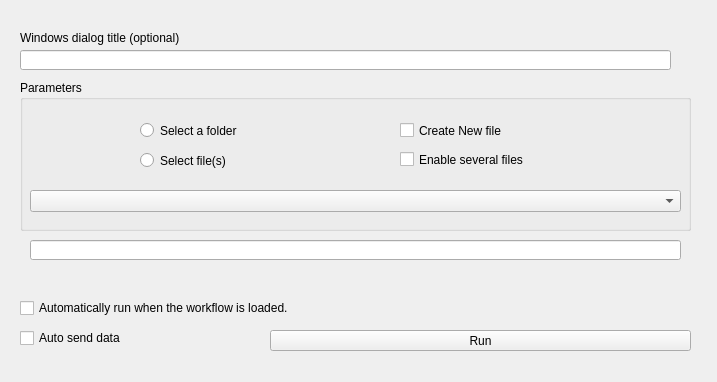
<?xml version="1.0" encoding="UTF-8"?>
<ui version="4.0">
 <class>Form</class>
 <widget class="QWidget" name="Form">
  <property name="geometry">
   <rect>
    <x>0</x>
    <y>0</y>
    <width>717</width>
    <height>382</height>
   </rect>
  </property>
  <property name="windowTitle">
   <string>Form</string>
  </property>
  <widget class="QPushButton" name="pushButton">
   <property name="geometry">
    <rect>
     <x>270</x>
     <y>330</y>
     <width>421</width>
     <height>21</height>
    </rect>
   </property>
   <property name="text">
    <string>Run</string>
   </property>
  </widget>
  <widget class="QLineEdit" name="lineEdit">
   <property name="geometry">
    <rect>
     <x>30</x>
     <y>240</y>
     <width>651</width>
     <height>20</height>
    </rect>
   </property>
  </widget>
  <widget class="QGroupBox" name="groupBox">
   <property name="geometry">
    <rect>
     <x>20</x>
     <y>80</y>
     <width>671</width>
     <height>151</height>
    </rect>
   </property>
   <property name="title">
    <string>Parameters</string>
   </property>
   <widget class="QRadioButton" name="radioButton">
    <property name="geometry">
     <rect>
      <x>120</x>
      <y>40</y>
      <width>171</width>
      <height>21</height>
     </rect>
    </property>
    <property name="text">
     <string>Select a folder</string>
    </property>
   </widget>
   <widget class="QCheckBox" name="checkBox">
    <property name="geometry">
     <rect>
      <x>380</x>
      <y>64</y>
      <width>161</width>
      <height>31</height>
     </rect>
    </property>
    <property name="text">
     <string>Enable several files</string>
    </property>
   </widget>
   <widget class="QCheckBox" name="checkBox_2">
    <property name="geometry">
     <rect>
      <x>380</x>
      <y>35</y>
      <width>161</width>
      <height>31</height>
     </rect>
    </property>
    <property name="text">
     <string>Create New file</string>
    </property>
   </widget>
   <widget class="QComboBox" name="comboBox">
    <property name="geometry">
     <rect>
      <x>10</x>
      <y>110</y>
      <width>651</width>
      <height>22</height>
     </rect>
    </property>
    <property name="editable">
     <bool>false</bool>
    </property>
   </widget>
   <widget class="QRadioButton" name="radioButton_2">
    <property name="geometry">
     <rect>
      <x>120</x>
      <y>70</y>
      <width>181</width>
      <height>21</height>
     </rect>
    </property>
    <property name="text">
     <string>Select file(s)</string>
    </property>
   </widget>
  </widget>
  <widget class="QLabel" name="label_window_title">
   <property name="geometry">
    <rect>
     <x>20</x>
     <y>30</y>
     <width>211</width>
     <height>16</height>
    </rect>
   </property>
   <property name="text">
    <string>Windows dialog title (optional)</string>
   </property>
  </widget>
  <widget class="QLineEdit" name="lineEdit_window_title">
   <property name="geometry">
    <rect>
     <x>20</x>
     <y>50</y>
     <width>651</width>
     <height>20</height>
    </rect>
   </property>
  </widget>
  <widget class="QCheckBox" name="checkBox_3_send">
   <property name="enabled">
    <bool>true</bool>
   </property>
   <property name="geometry">
    <rect>
     <x>20</x>
     <y>330</y>
     <width>201</width>
     <height>16</height>
    </rect>
   </property>
   <property name="text">
    <string>Auto send data</string>
   </property>
  </widget>
  <widget class="QCheckBox" name="checkBox_launch_at_startup">
   <property name="enabled">
    <bool>true</bool>
   </property>
   <property name="geometry">
    <rect>
     <x>20</x>
     <y>300</y>
     <width>511</width>
     <height>16</height>
    </rect>
   </property>
   <property name="text">
    <string>Automatically run when the workflow is loaded.</string>
   </property>
  </widget>
 </widget>
 <resources/>
 <connections/>
</ui>
